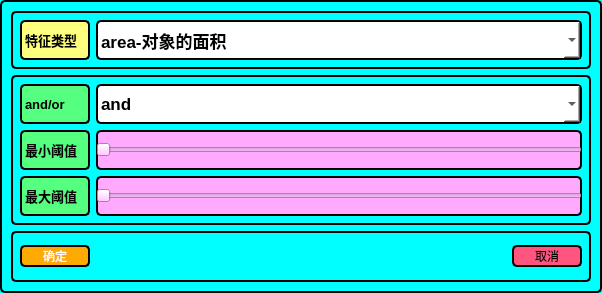
<?xml version="1.0" encoding="UTF-8"?>
<ui version="4.0">
 <class>SelectDialog</class>
 <widget class="QDialog" name="SelectDialog">
  <property name="geometry">
   <rect>
    <x>0</x>
    <y>0</y>
    <width>602</width>
    <height>293</height>
   </rect>
  </property>
  <property name="windowTitle">
   <string>Dialog</string>
  </property>
  <property name="styleSheet">
   <string notr="true">QWidget{
background-color: rgb(0, 255, 255);
	color: rgb(0, 0, 0);
border-style:solid;
border-width:2px;
border-radius:5px;
}
QLabel{
background-color: rgb(85, 255, 127);
}
QSlider{
background-color: rgb(255, 170, 255);
}</string>
  </property>
  <layout class="QVBoxLayout" name="verticalLayout" stretch="1,6,3">
   <item>
    <widget class="QWidget" name="widget" native="true">
     <layout class="QHBoxLayout" name="horizontalLayout" stretch="1,9">
      <item>
       <widget class="QLabel" name="label">
        <property name="minimumSize">
         <size>
          <width>70</width>
          <height>40</height>
         </size>
        </property>
        <property name="font">
         <font>
          <pointsize>10</pointsize>
          <weight>75</weight>
          <bold>true</bold>
         </font>
        </property>
        <property name="styleSheet">
         <string notr="true">background-color: rgb(255, 255, 127);</string>
        </property>
        <property name="text">
         <string>特征类型</string>
        </property>
       </widget>
      </item>
      <item>
       <widget class="QComboBox" name="comboBox">
        <property name="minimumSize">
         <size>
          <width>0</width>
          <height>40</height>
         </size>
        </property>
        <property name="font">
         <font>
          <pointsize>13</pointsize>
          <weight>75</weight>
          <bold>true</bold>
         </font>
        </property>
        <property name="styleSheet">
         <string notr="true">background-color: rgb(255, 255, 255);</string>
        </property>
        <item>
         <property name="text">
          <string>area-对象的面积</string>
         </property>
        </item>
        <item>
         <property name="text">
          <string>circularity-圆度</string>
         </property>
        </item>
        <item>
         <property name="text">
          <string>convexity-凸性</string>
         </property>
        </item>
        <item>
         <property name="text">
          <string>rectangularity-矩形度</string>
         </property>
        </item>
       </widget>
      </item>
     </layout>
    </widget>
   </item>
   <item>
    <widget class="QWidget" name="widget_2" native="true">
     <layout class="QFormLayout" name="formLayout">
      <item row="1" column="0">
       <widget class="QLabel" name="label_2">
        <property name="minimumSize">
         <size>
          <width>70</width>
          <height>40</height>
         </size>
        </property>
        <property name="font">
         <font>
          <pointsize>10</pointsize>
          <weight>75</weight>
          <bold>true</bold>
         </font>
        </property>
        <property name="text">
         <string>最小阈值</string>
        </property>
       </widget>
      </item>
      <item row="1" column="1">
       <widget class="QSlider" name="selectMin">
        <property name="minimumSize">
         <size>
          <width>0</width>
          <height>40</height>
         </size>
        </property>
        <property name="singleStep">
         <number>1</number>
        </property>
        <property name="orientation">
         <enum>Qt::Horizontal</enum>
        </property>
       </widget>
      </item>
      <item row="2" column="0">
       <widget class="QLabel" name="label_3">
        <property name="minimumSize">
         <size>
          <width>70</width>
          <height>40</height>
         </size>
        </property>
        <property name="font">
         <font>
          <pointsize>10</pointsize>
          <weight>75</weight>
          <bold>true</bold>
         </font>
        </property>
        <property name="text">
         <string>最大阈值</string>
        </property>
       </widget>
      </item>
      <item row="2" column="1">
       <widget class="QSlider" name="selectMax">
        <property name="minimumSize">
         <size>
          <width>0</width>
          <height>40</height>
         </size>
        </property>
        <property name="orientation">
         <enum>Qt::Horizontal</enum>
        </property>
       </widget>
      </item>
      <item row="0" column="0">
       <widget class="QLabel" name="label_4">
        <property name="minimumSize">
         <size>
          <width>70</width>
          <height>40</height>
         </size>
        </property>
        <property name="font">
         <font>
          <pointsize>10</pointsize>
          <weight>75</weight>
          <bold>true</bold>
         </font>
        </property>
        <property name="text">
         <string>and/or</string>
        </property>
       </widget>
      </item>
      <item row="0" column="1">
       <widget class="QComboBox" name="comboBox_2">
        <property name="minimumSize">
         <size>
          <width>0</width>
          <height>40</height>
         </size>
        </property>
        <property name="font">
         <font>
          <pointsize>13</pointsize>
          <weight>75</weight>
          <bold>true</bold>
         </font>
        </property>
        <property name="styleSheet">
         <string notr="true">background-color: rgb(255, 255, 255);</string>
        </property>
        <item>
         <property name="text">
          <string>and</string>
         </property>
        </item>
        <item>
         <property name="text">
          <string>or</string>
         </property>
        </item>
       </widget>
      </item>
     </layout>
    </widget>
   </item>
   <item>
    <widget class="QWidget" name="widget_3" native="true">
     <layout class="QHBoxLayout" name="horizontalLayout_2">
      <item>
       <widget class="QPushButton" name="pushButton">
        <property name="minimumSize">
         <size>
          <width>70</width>
          <height>0</height>
         </size>
        </property>
        <property name="styleSheet">
         <string notr="true">QPushButton{
background-color: rgb(255, 170, 0);
border-color: rgb(0, 0, 0);
color: rgb(255, 255, 255);
border-style:solid;
border-width:2px;
border-radius:5px;
font:15px &quot;微软雅黑&quot;;
}
QPushButton:hover{
background-color: qlineargradient(spread:pad, x1:0, y1:1, x2:1, y2:0, stop:0 rgba(255, 200, 157, 255), stop:0.857955 rgba(157, 213, 221, 255));
}
QPushButton:pressed{
background-color: rgb(47, 141, 69);
border-color: rgb(179, 179, 179);
}</string>
        </property>
        <property name="text">
         <string>确定</string>
        </property>
       </widget>
      </item>
      <item>
       <spacer name="horizontalSpacer">
        <property name="orientation">
         <enum>Qt::Horizontal</enum>
        </property>
        <property name="sizeHint" stdset="0">
         <size>
          <width>411</width>
          <height>20</height>
         </size>
        </property>
       </spacer>
      </item>
      <item>
       <widget class="QPushButton" name="pushButton_2">
        <property name="minimumSize">
         <size>
          <width>70</width>
          <height>0</height>
         </size>
        </property>
        <property name="styleSheet">
         <string notr="true">QPushButton{
background-color: rgb(255, 85, 127);
border-color: rgb(0, 0, 0);
border-style:solid;
border-width:2px;
border-radius:5px;
font:15px &quot;微软雅黑&quot;;
}
QPushButton:hover{
background-color: qlineargradient(spread:pad, x1:0, y1:1, x2:1, y2:0, stop:0 rgba(255, 200, 157, 255), stop:0.857955 rgba(157, 213, 221, 255));
}
QPushButton:pressed{
background-color: rgb(47, 141, 69);
border-color: rgb(179, 179, 179);
}</string>
        </property>
        <property name="text">
         <string>取消</string>
        </property>
       </widget>
      </item>
     </layout>
    </widget>
   </item>
  </layout>
 </widget>
 <resources/>
 <connections/>
</ui>
